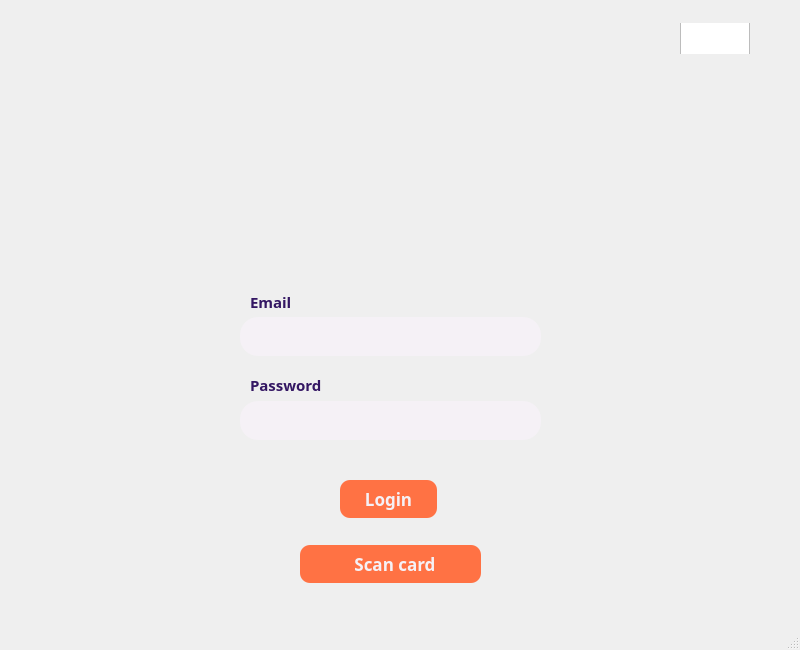
<?xml version="1.0" encoding="UTF-8"?>
<ui version="4.0">
 <class>Login</class>
 <widget class="QMainWindow" name="Login">
  <property name="geometry">
   <rect>
    <x>0</x>
    <y>0</y>
    <width>800</width>
    <height>650</height>
   </rect>
  </property>
  <property name="windowTitle">
   <string>Login</string>
  </property>
  <property name="windowIcon">
   <iconset resource="resource.qrc">
    <normaloff>:/resource/img/icon.png</normaloff>:/resource/img/icon.png</iconset>
  </property>
  <property name="styleSheet">
   <string notr="true">#Login{
background-image: url(:/resource/img/bg.png);
}</string>
  </property>
  <widget class="QWidget" name="centralwidget">
   <widget class="QLineEdit" name="login_password">
    <property name="geometry">
     <rect>
      <x>240</x>
      <y>401</y>
      <width>301</width>
      <height>39</height>
     </rect>
    </property>
    <property name="font">
     <font>
      <family>Montserrat SemiBold</family>
      <pointsize>10</pointsize>
      <weight>75</weight>
      <bold>true</bold>
     </font>
    </property>
    <property name="styleSheet">
     <string notr="true">background-color: rgb(245, 241, 246);
border-radius: 18px;
padding: 5px 10px;
</string>
    </property>
    <property name="echoMode">
     <enum>QLineEdit::Password</enum>
    </property>
   </widget>
   <widget class="QCheckBox" name="checkBox">
    <property name="geometry">
     <rect>
      <x>680</x>
      <y>23</y>
      <width>70</width>
      <height>31</height>
     </rect>
    </property>
    <property name="cursor">
     <cursorShape>PointingHandCursor</cursorShape>
    </property>
    <property name="styleSheet">
     <string notr="true">QCheckBox::indicator {
    width: 70px;
    height: 60px;
}

QCheckBox::indicator:unchecked {
    image: url(:/resource/img/eng.png);
}

QCheckBox::indicator:checked {
    image: url(:/resource/img/fr.png);
}</string>
    </property>
    <property name="text">
     <string/>
    </property>
    <property name="checkable">
     <bool>true</bool>
    </property>
    <property name="checked">
     <bool>false</bool>
    </property>
    <property name="tristate">
     <bool>false</bool>
    </property>
   </widget>
   <widget class="QLabel" name="label_4">
    <property name="geometry">
     <rect>
      <x>630</x>
      <y>17</y>
      <width>47</width>
      <height>41</height>
     </rect>
    </property>
    <property name="styleSheet">
     <string notr="true">background-image: url(:/resource/img/language_icon.png);
background-repeat: no-repeat;</string>
    </property>
    <property name="text">
     <string/>
    </property>
   </widget>
   <widget class="QLineEdit" name="login_email">
    <property name="geometry">
     <rect>
      <x>240</x>
      <y>317</y>
      <width>301</width>
      <height>39</height>
     </rect>
    </property>
    <property name="font">
     <font>
      <family>Montserrat SemiBold</family>
      <pointsize>10</pointsize>
      <weight>75</weight>
      <bold>true</bold>
     </font>
    </property>
    <property name="styleSheet">
     <string notr="true">background-color: rgb(245, 241, 246);
border-radius: 18px;
padding: 5px 10px;
</string>
    </property>
   </widget>
   <widget class="QLabel" name="label_3">
    <property name="geometry">
     <rect>
      <x>310</x>
      <y>34</y>
      <width>191</width>
      <height>191</height>
     </rect>
    </property>
    <property name="styleSheet">
     <string notr="true">background-image: url(:/resource/img/logo.png);</string>
    </property>
    <property name="text">
     <string/>
    </property>
   </widget>
   <widget class="QLabel" name="label_2">
    <property name="geometry">
     <rect>
      <x>250</x>
      <y>375</y>
      <width>131</width>
      <height>20</height>
     </rect>
    </property>
    <property name="font">
     <font>
      <family>Montserrat SemiBold</family>
      <pointsize>11</pointsize>
      <weight>75</weight>
      <bold>true</bold>
     </font>
    </property>
    <property name="styleSheet">
     <string notr="true">color: rgb(52, 23, 99);</string>
    </property>
    <property name="text">
     <string>Password</string>
    </property>
   </widget>
   <widget class="QLabel" name="label">
    <property name="geometry">
     <rect>
      <x>250</x>
      <y>294</y>
      <width>81</width>
      <height>16</height>
     </rect>
    </property>
    <property name="font">
     <font>
      <family>Montserrat SemiBold</family>
      <pointsize>11</pointsize>
      <weight>75</weight>
      <bold>true</bold>
     </font>
    </property>
    <property name="styleSheet">
     <string notr="true">color: rgb(52, 23, 99);</string>
    </property>
    <property name="text">
     <string>Email</string>
    </property>
   </widget>
   <widget class="QPushButton" name="scanCardButton">
    <property name="geometry">
     <rect>
      <x>300</x>
      <y>545</y>
      <width>181</width>
      <height>38</height>
     </rect>
    </property>
    <property name="font">
     <font>
      <family>Montserrat SemiBold</family>
      <pointsize>13</pointsize>
      <weight>75</weight>
      <bold>true</bold>
     </font>
    </property>
    <property name="cursor">
     <cursorShape>PointingHandCursor</cursorShape>
    </property>
    <property name="styleSheet">
     <string notr="true">QPushButton#scanCardButton {
    background-color: rgb(255, 114, 68);
	color: rgb(245, 241, 246);
	border-radius: 10px;
 }

QPushButton#scanCardButton:hover {
	background-color: rgb(254, 129, 75);
}

QPushButton#scanCardButton:pressed {
	background-color: rgb(255, 114, 68);
}</string>
    </property>
    <property name="text">
     <string>  Scan card</string>
    </property>
    <property name="icon">
     <iconset resource="resource.qrc">
      <normaloff>:/resource/img/scan_icon.png</normaloff>:/resource/img/scan_icon.png</iconset>
    </property>
    <property name="iconSize">
     <size>
      <width>22</width>
      <height>22</height>
     </size>
    </property>
   </widget>
   <widget class="QPushButton" name="loginButton">
    <property name="geometry">
     <rect>
      <x>340</x>
      <y>480</y>
      <width>97</width>
      <height>38</height>
     </rect>
    </property>
    <property name="font">
     <font>
      <family>Montserrat SemiBold</family>
      <pointsize>13</pointsize>
      <weight>75</weight>
      <bold>true</bold>
     </font>
    </property>
    <property name="cursor">
     <cursorShape>PointingHandCursor</cursorShape>
    </property>
    <property name="styleSheet">
     <string notr="true">QPushButton#loginButton {
    background-color: rgb(255, 114, 68);
	color: rgb(245, 241, 246);
	border-radius: 10px;
 }

QPushButton#loginButton:hover {
	background-color: rgb(254, 129, 75);
}

QPushButton#loginButton:pressed {
	background-color: rgb(255, 114, 68);
}</string>
    </property>
    <property name="text">
     <string>Login</string>
    </property>
   </widget>
  </widget>
  <widget class="QMenuBar" name="menubar">
   <property name="geometry">
    <rect>
     <x>0</x>
     <y>0</y>
     <width>800</width>
     <height>26</height>
    </rect>
   </property>
  </widget>
  <widget class="QStatusBar" name="statusbar"/>
 </widget>
 <resources>
  <include location="resource.qrc"/>
 </resources>
 <connections/>
</ui>
